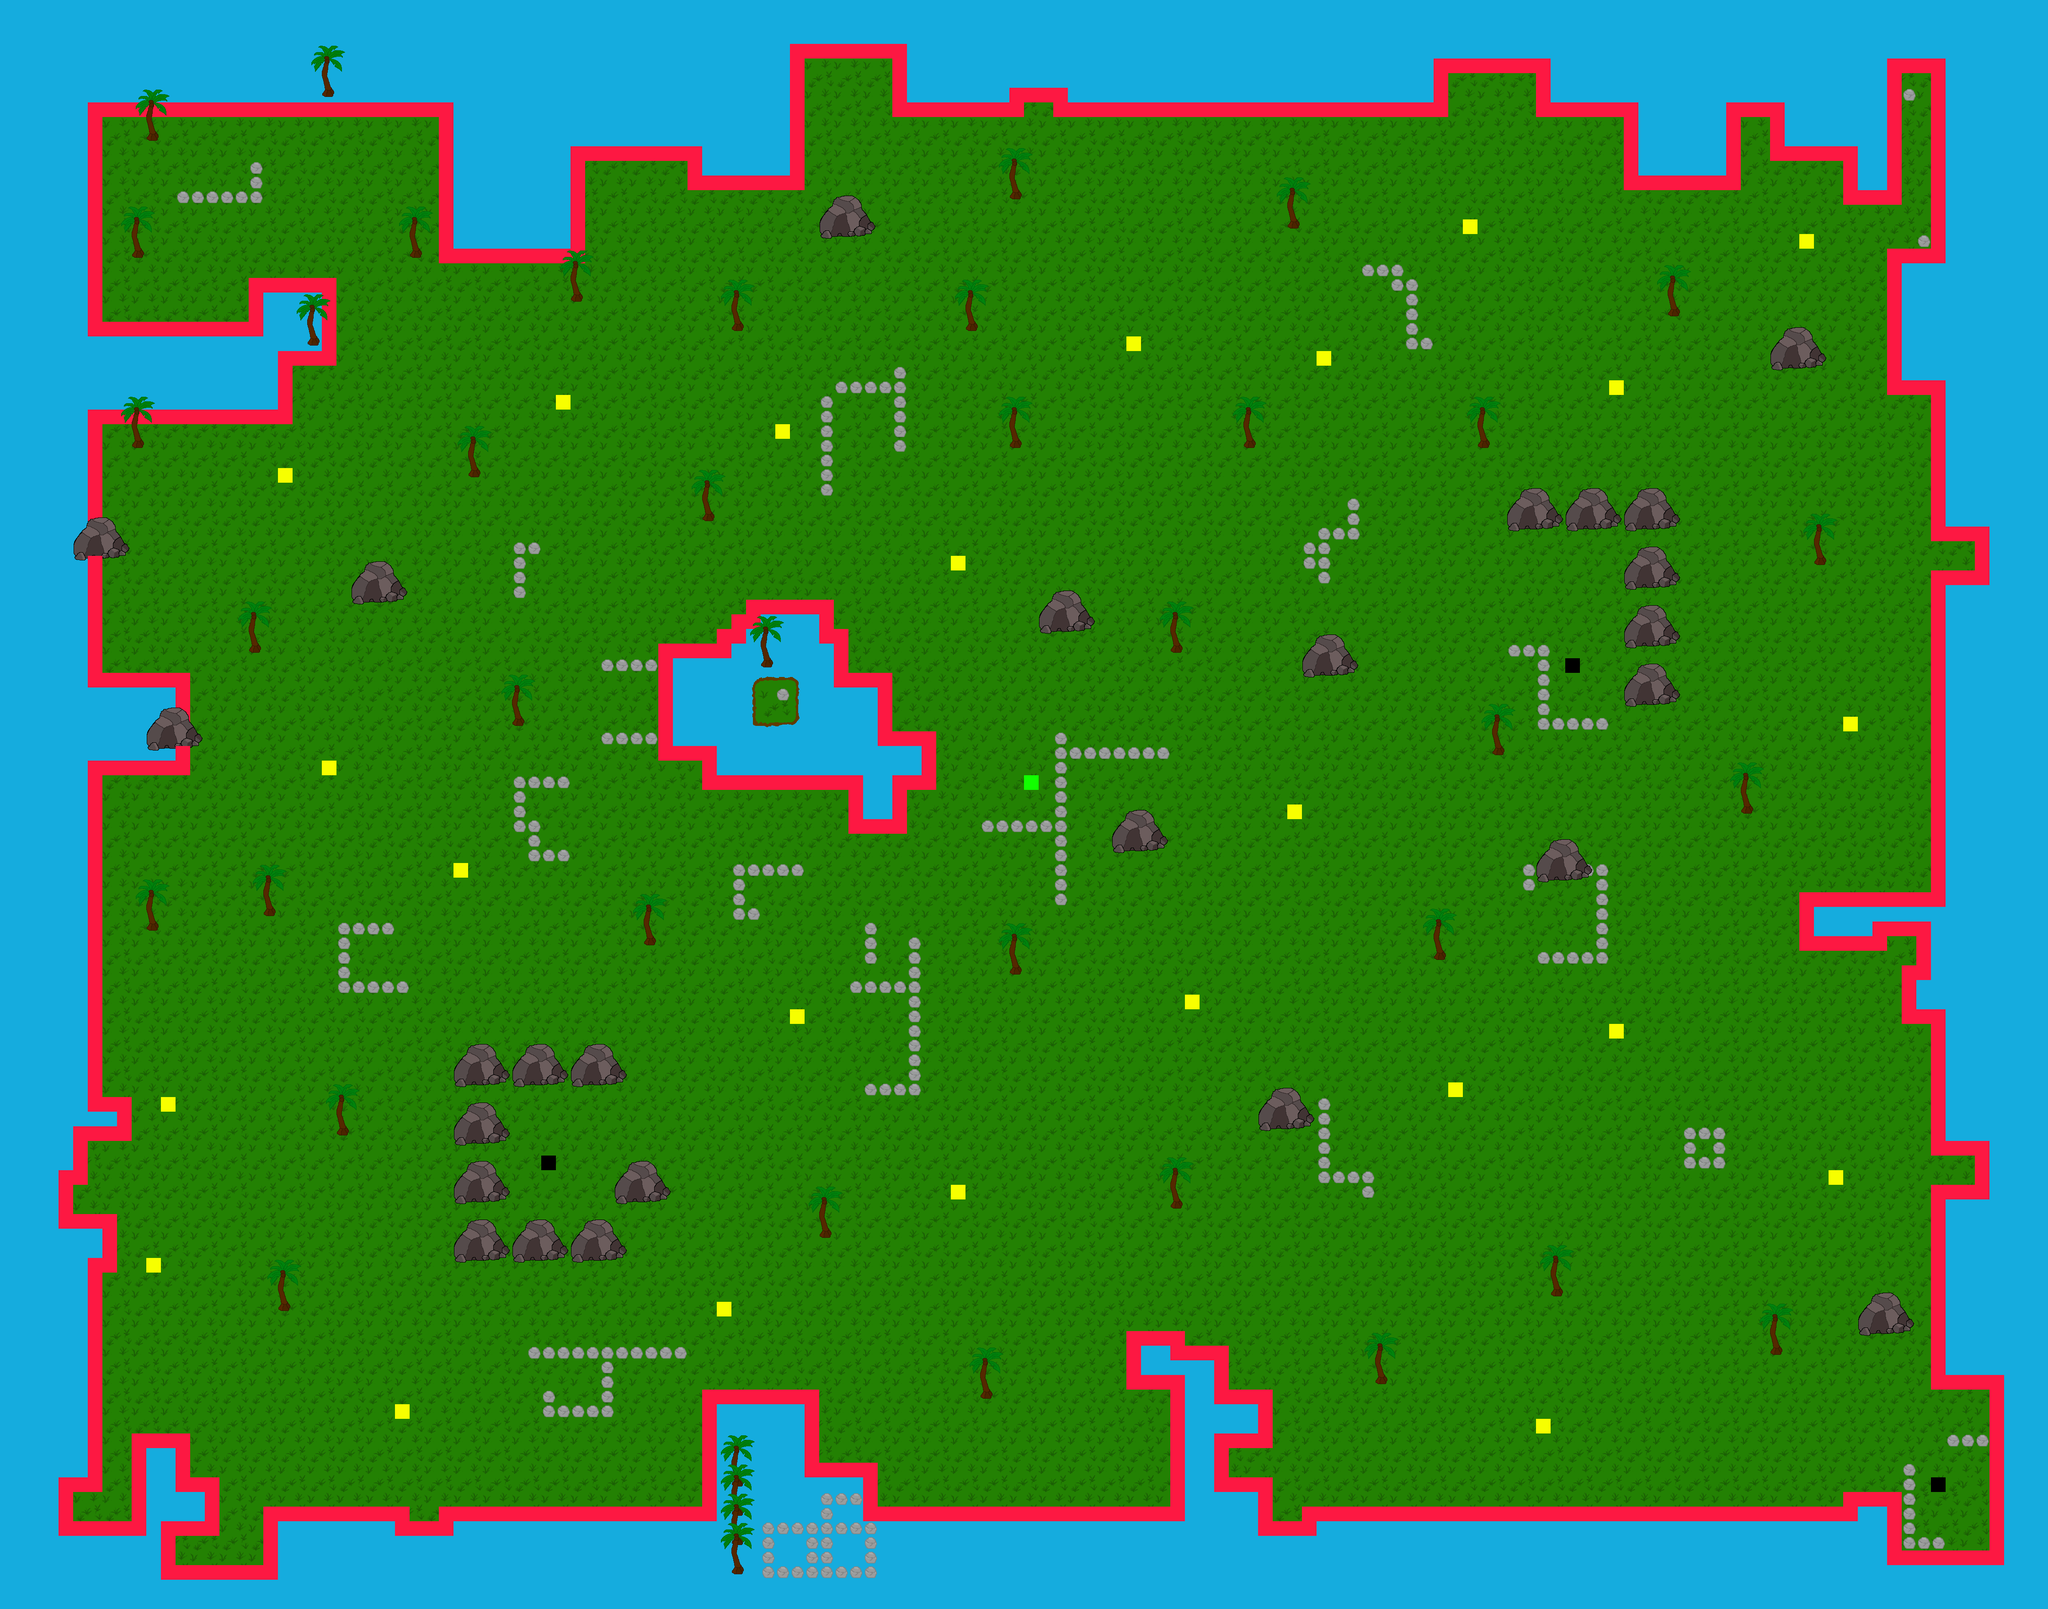

This game map was drawn from its Tiled (.tmx) file and the tilesets committed beside it. A one-line description and the trimmed map source follow:
An orthogonal 140x110 tile map with 32x32 px tiles, 2 tile layers (Base_map, obstacles), 3 tilesets.

<map version="1.10" tiledversion="1.11.0" orientation="orthogonal" renderorder="right-down" width="140" height="110" tilewidth="32" tileheight="32" infinite="0" nextlayerid="4" nextobjectid="4">
 <editorsettings>
  <export target="FloorInfo/Ruin0_map_tiled_info.csv" format="csv" />
 </editorsettings>
 <tileset firstgid="1" source="ground_water.tsx" />
 <tileset firstgid="17" source="ground_water2.tsx" />
 <tileset firstgid="33" source="obstacles.tsx" />
 <layer id="1" name="Base_map" width="140" height="110" locked="1">
  <data>[15400 cells, 15400 non-empty, 30 distinct tile ids]</data>
 </layer>
 <layer id="3" name="obstacles" width="140" height="110" locked="1">
  <data>[15400 cells, 1120 non-empty, 7 distinct tile ids]</data>
 </layer>
</map>
